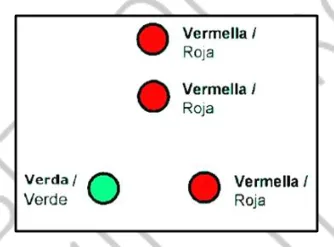
#> input picture per-quiz-src/web/data/img/2025-02-bcn-1-18.webp, 334 x 247 px; its folder holds only this picture in this run
$ python -i extract.py   (imports and definitions only)
#> lines starting #> are read from the running program, lines starting #| are printed output that depends on the picture
"""Extrae preguntas, opciones, respuestas y figuras de los PDF del PER (Generalitat de Catalunya)."""
import pymupdf, re, sys, os, json, glob, unicodedata

TOPICS = [  # (desde, hasta, id, nombre)
    (1, 4, "nomenclatura", "Nomenclatura náutica"),
    (5, 6, "amarre", "Amarre y fondeo"),
    (7, 10, "seguridad", "Seguridad"),
    (11, 12, "legislacion", "Legislación"),
    (13, 17, "balizamiento", "Balizamiento"),
    (18, 27, "ripa", "Reglamento (RIPA)"),
    (28, 29, "maniobra", "Maniobra"),
    (30, 32, "emergencias", "Emergencias"),
    (33, 36, "meteorologia", "Meteorología"),
    (37, 41, "navegacion", "Navegación"),
    (42, 45, "carta", "Carta náutica"),
]
def topic_of(n):
    for a, b, t, _ in TOPICS:
        if a <= n <= b: return t

HEADER_Y, FOOTER_Y = 122, 738
MONTHS = {"GEN":1,"FEB":2,"MARÇ":3,"ABRIL":4,"MAIG":5,"JUNY":6,"JUL":7,"AGO":8,"SEP":9,"OCT":10,"NOV":11,"DEC":12}

# ---------- respuestas (última página, casillas rellenas en rojo) ----------
# [37 lines left out: functions read_answers, split_bilingual, not called in this run]

def fix(t):
    t = t.replace("­ ", "").replace("­", "").replace("­", "")
    return unicodedata.normalize("NFC", t)

# ---------- extracción de líneas limpias (sin marca de agua) ----------
# [29 lines left out: functions page_bounds, page_lines, not called in this run]

Q_RE = re.compile(r"^\s*(\d{1,2})\s*(?:[.,]\s*\.?\s*[-–]?|[-–])\s*(?=[^\d\sº’'])(.*)")
O_RE = re.compile(r"^\s*([a-d])\s*\)\s*(.*)")
UT_RE = re.compile(r"^\s*UT\s*\d+")
# Cabecera de tema pegada al final de una opción («… babor.  UT6 Reglament (RIPA) / …»).
UT_TAIL_RE = re.compile(r"[\s\uf0b7\uf020·•]*\bUT\s*\d+\b")

# [137 lines left out: functions split_headers, extract, render_figure, render_region, strip_watermark, exam_meta, not called in this run]

def main(src, out):
    import shutil; shutil.rmtree(os.path.join(out, "img"), ignore_errors=True)
    os.makedirs(os.path.join(out, "img"), exist_ok=True)
    exams, questions, report = [], [], []
    for path in sorted(glob.glob(os.path.join(src, "*.pdf"))):
        eid, meta = exam_meta(os.path.basename(path))
        doc, qs, ans = extract(path, None, eid)
        clean = pymupdf.open(path); strip_watermark(clean)
        problems = []
        for n in range(1, 46):
            q = qs.get(n)
            if not q: problems.append(f"falta {n}"); continue
            if len(q["opts"]) != 4: problems.append(f"{n}: {len(q['opts'])} opciones")
            a = ans.get(n, set())
            annulled = len(a) > 1
            if not a: problems.append(f"{n}: sin respuesta")
            img = render_figure(clean, q, qs.get(n + 1), eid, os.path.join(out, "img"))
            ca, es = split_bilingual(q["text"], True)
            opts = []
            for k in "abcd":
                o_ca, o_es = split_bilingual(q["opts"].get(k, ""), False)
                opts.append({"id": k, "ca": o_ca, "es": o_es})
            questions.append({
                "id": f"{eid}-{n:02d}", "exam": eid, "n": n, "topic": topic_of(n),
                "ca": ca, "es": es, "options": opts,
                "answer": None if annulled or not a else next(iter(a)),
                "annulled": annulled, "image": img,
            })
        meta["annulled"] = [n for n in range(1, 46) if len(ans.get(n, ())) > 1]
        exams.append(meta)
        report.append((eid, problems))
    data = {"topics": [{"id": t, "name": nm, "from": a, "to": b} for a, b, t, nm in TOPICS],
            "exams": exams, "questions": questions}
    with open(os.path.join(out, "questions.json"), "w", encoding="utf-8") as f:
        json.dump(data, f, ensure_ascii=False, indent=1)
    for eid, p in report: print(eid, "OK" if not p else p)
    print(len(questions), "preguntas;", sum(1 for q in questions if q["image"]), "con figura")

# [4 lines not run here, left out]

>>> import cv2
>>> picture = cv2.imread('../web/data/img/2025-02-bcn-1-18.webp', cv2.IMREAD_GRAYSCALE)
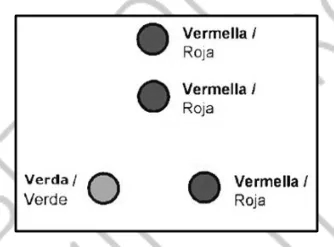
#> picture: shape (247, 334); min 0, max 255, mean 233.7
>>> result = main(picture, 'out.png')
#> (the run stopped early here; a loop or call above may not have finished)

$ run again, on per-quiz-src/web/data/img/2025-02-bcn-2-22.webp
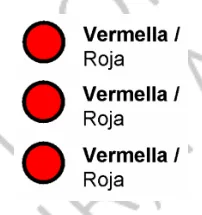
#> input picture per-quiz-src/web/data/img/2025-02-bcn-2-22.webp, 202 x 215 px
#> `picture = cv2.imread('../web/data/img/2025-02-bcn-1-18.webp', cv2.IMRE..`:
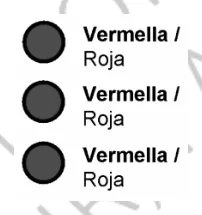
#> picture: shape (215, 202); min 0, max 255, mean 218.9
